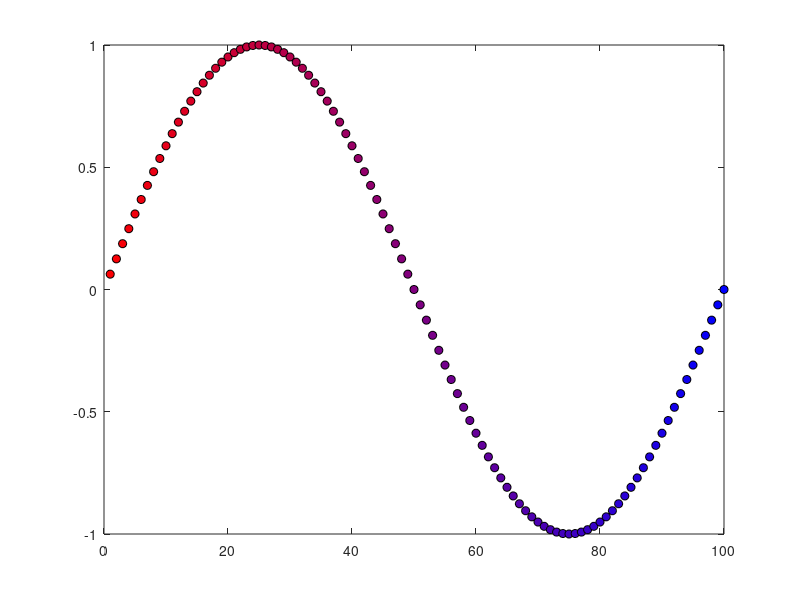

MATLAB code for this plot:
x = 1:100;
y = sin(2*pi*x/100);
for i = 1:100
    plot(x(i),y(i),'Marker','o',...
         'MarkerEdgeColor','k',...
         'MarkerFaceColor',[(100-i)/100,0,i/100]);
     hold on;
end